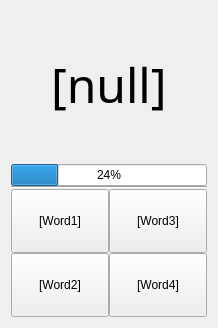
        <widget class="QWidget" name="tab_quiz">
         <attribute name="title">
          <string>Quiz</string>
         </attribute>
         <layout class="QVBoxLayout" name="verticalLayout_16">
          <item>
           <layout class="QVBoxLayout" name="verticalLayout_8">
            <item>
             <spacer name="verticalSpacer_5">
              <property name="orientation">
               <enum>Qt::Vertical</enum>
              </property>
              <property name="sizeType">
               <enum>QSizePolicy::Expanding</enum>
              </property>
              <property name="sizeHint" stdset="0">
               <size>
                <width>20</width>
                <height>40</height>
               </size>
              </property>
             </spacer>
            </item>
            <item>
             <layout class="QHBoxLayout" name="horizontalLayout_8">
              <item>
               <spacer name="horizontalSpacer_7">
                <property name="orientation">
                 <enum>Qt::Horizontal</enum>
                </property>
                <property name="sizeHint" stdset="0">
                 <size>
                  <width>40</width>
                  <height>20</height>
                 </size>
                </property>
               </spacer>
              </item>
              <item>
               <widget class="QLabel" name="label_quizWord">
                <property name="font">
                 <font>
                  <family>WenQuanYi Zen Hei Mono</family>
                  <pointsize>36</pointsize>
                 </font>
                </property>
                <property name="text">
                 <string>[null]</string>
                </property>
                <property name="wordWrap">
                 <bool>true</bool>
                </property>
               </widget>
              </item>
              <item>
               <spacer name="horizontalSpacer_8">
                <property name="orientation">
                 <enum>Qt::Horizontal</enum>
                </property>
                <property name="sizeHint" stdset="0">
                 <size>
                  <width>40</width>
                  <height>20</height>
                 </size>
                </property>
               </spacer>
              </item>
             </layout>
            </item>
            <item>
             <spacer name="verticalSpacer_6">
              <property name="orientation">
               <enum>Qt::Vertical</enum>
              </property>
              <property name="sizeType">
               <enum>QSizePolicy::Expanding</enum>
              </property>
              <property name="sizeHint" stdset="0">
               <size>
                <width>20</width>
                <height>40</height>
               </size>
              </property>
             </spacer>
            </item>
            <item>
             <layout class="QHBoxLayout" name="horizontalLayout_11">
              <property name="spacing">
               <number>0</number>
              </property>
              <property name="sizeConstraint">
               <enum>QLayout::SetDefaultConstraint</enum>
              </property>
              <item>
               <layout class="QVBoxLayout" name="verticalLayout_11">
                <item>
                 <widget class="QProgressBar" name="progressBar_quiz">
                  <property name="value">
                   <number>24</number>
                  </property>
                 </widget>
                </item>
                <item>
                 <widget class="Line" name="line_5">
                  <property name="orientation">
                   <enum>Qt::Horizontal</enum>
                  </property>
                 </widget>
                </item>
                <item>
                 <layout class="QHBoxLayout" name="horizontalLayout_9">
                  <property name="spacing">
                   <number>0</number>
                  </property>
                  <property name="sizeConstraint">
                   <enum>QLayout::SetDefaultConstraint</enum>
                  </property>
                  <item>
                   <layout class="QVBoxLayout" name="verticalLayout_9">
                    <item>
                     <widget class="QPushButton" name="pushButton_quizChoice1">
                      <property name="minimumSize">
                       <size>
                        <width>0</width>
                        <height>64</height>
                       </size>
                      </property>
                      <property name="focusPolicy">
                       <enum>Qt::TabFocus</enum>
                      </property>
                      <property name="text">
                       <string>[Word1]</string>
                      </property>
                     </widget>
                    </item>
                    <item>
                     <widget class="QPushButton" name="pushButton_quizChoice2">
                      <property name="minimumSize">
                       <size>
                        <width>0</width>
                        <height>64</height>
                       </size>
                      </property>
                      <property name="focusPolicy">
                       <enum>Qt::TabFocus</enum>
                      </property>
                      <property name="text">
                       <string>[Word2]</string>
                      </property>
                     </widget>
                    </item>
                   </layout>
                  </item>
                  <item>
                   <layout class="QVBoxLayout" name="verticalLayout_10">
                    <item>
                     <widget class="QPushButton" name="pushButton_quizChoice3">
                      <property name="minimumSize">
                       <size>
                        <width>0</width>
                        <height>64</height>
                       </size>
                      </property>
                      <property name="focusPolicy">
                       <enum>Qt::TabFocus</enum>
                      </property>
                      <property name="text">
                       <string>[Word3]</string>
                      </property>
                     </widget>
                    </item>
                    <item>
                     <widget class="QPushButton" name="pushButton_quizChoice4">
                      <property name="minimumSize">
                       <size>
                        <width>0</width>
                        <height>64</height>
                       </size>
                      </property>
                      <property name="focusPolicy">
                       <enum>Qt::TabFocus</enum>
                      </property>
                      <property name="text">
                       <string>[Word4]</string>
                      </property>
                     </widget>
                    </item>
                   </layout>
                  </item>
                 </layout>
                </item>
               </layout>
              </item>
             </layout>
            </item>
           </layout>
          </item>
         </layout>
        </widget>
